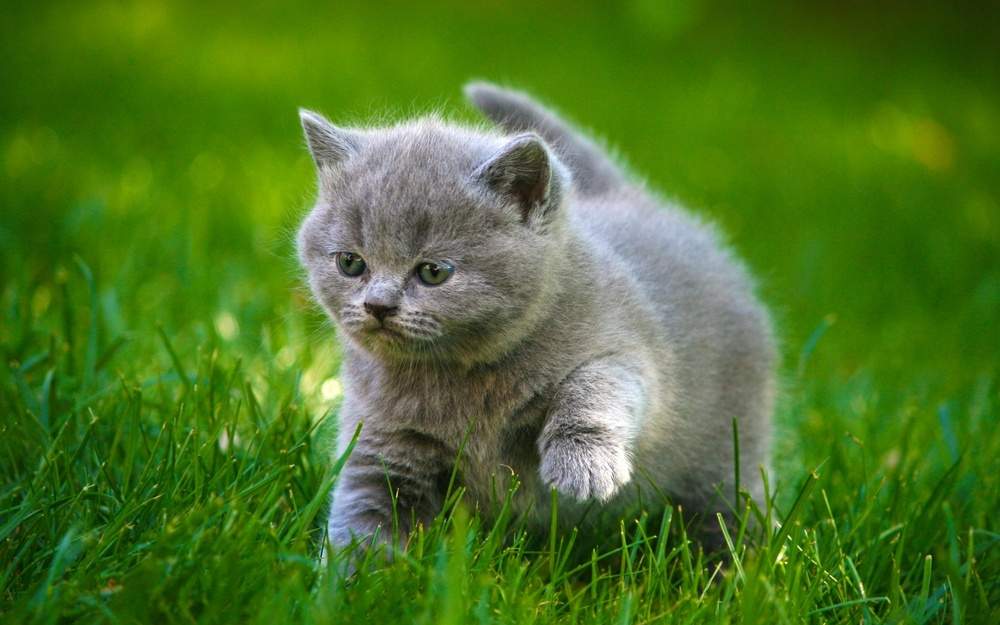
#> input picture sem5/OIIS/LW4/3.jpg, 1000 x 625 px, shrunk from 2048 x 1280 before the run
$ python main.py
#> lines starting #> are read from the running program, lines starting #| are printed output that depends on the picture; after the words box and inside, x2 and y2 are one past the last pixel; in counts of white or black regions, pixels touching at a corner belong together
import cv2

# Загрузка изображения
image = cv2.imread('3.jpg')
#> image is the input picture: shape (625, 1000, 3); mean B, G, R 39, 116.5, 77

# Преобразование в оттенки серого
gray = cv2.cvtColor(image, cv2.COLOR_BGR2GRAY)
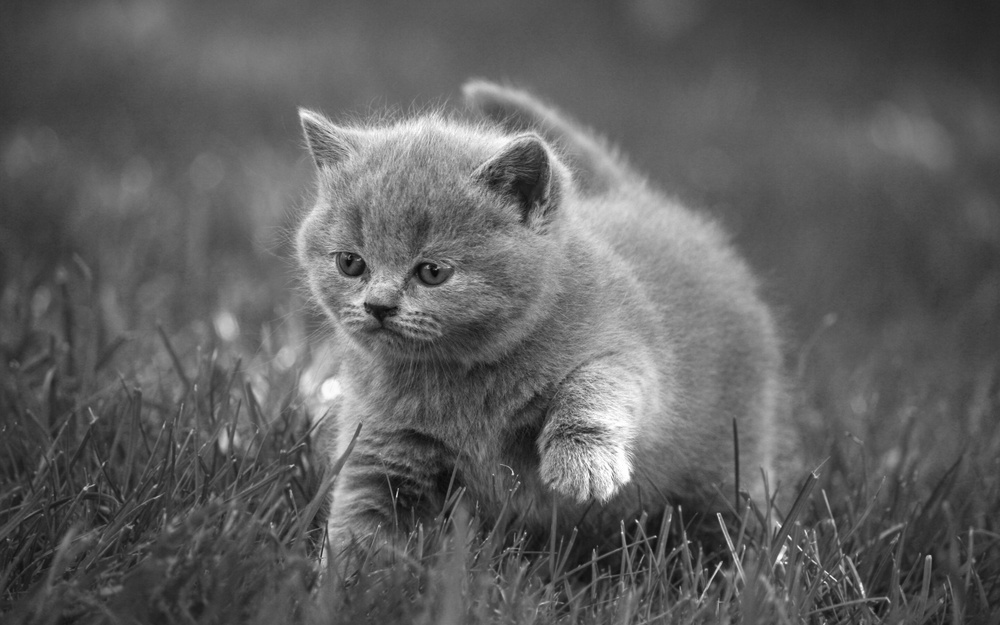
#> gray: shape (625, 1000); min 7, max 255, mean 95.9

# Применение гауссова размытия для уменьшения шума
blur = cv2.GaussianBlur(gray, (5, 5), 0)

# Применение детектора Кэнни для поиска границ
edges = cv2.Canny(blur, threshold1=100, threshold2=200)
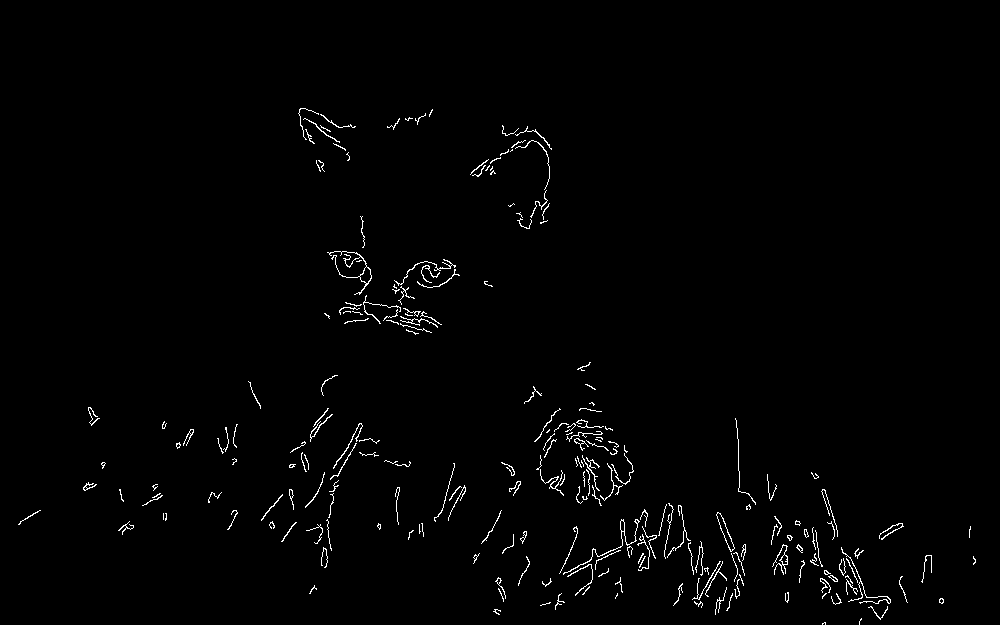
#> edges: shape (625, 1000); 1.3% white in thin lines or dots, all inside (x1, y1, x2, y2) = (18, 108, 976, 625)

# Сохранение результата в файл
cv2.imwrite('res.jpg', edges)

$ run again, with sem5/OIIS/LW4/1.png saved as sem5/OIIS/LW4/3.jpg
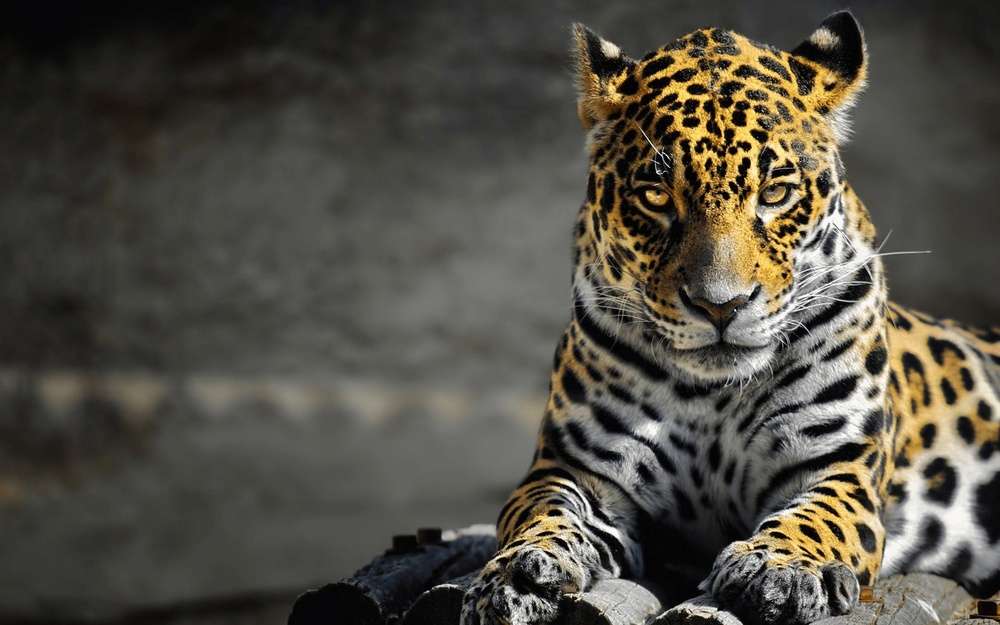
#> input picture sem5/OIIS/LW4/1.png, 1000 x 625 px, shrunk from 1920 x 1200 before the run
#> image is the input picture: shape (625, 1000, 3); mean B, G, R 68.1, 77.9, 81.5
#> `gray = cv2.cvtColor(image, cv2.COLOR_BGR2GRAY)`:
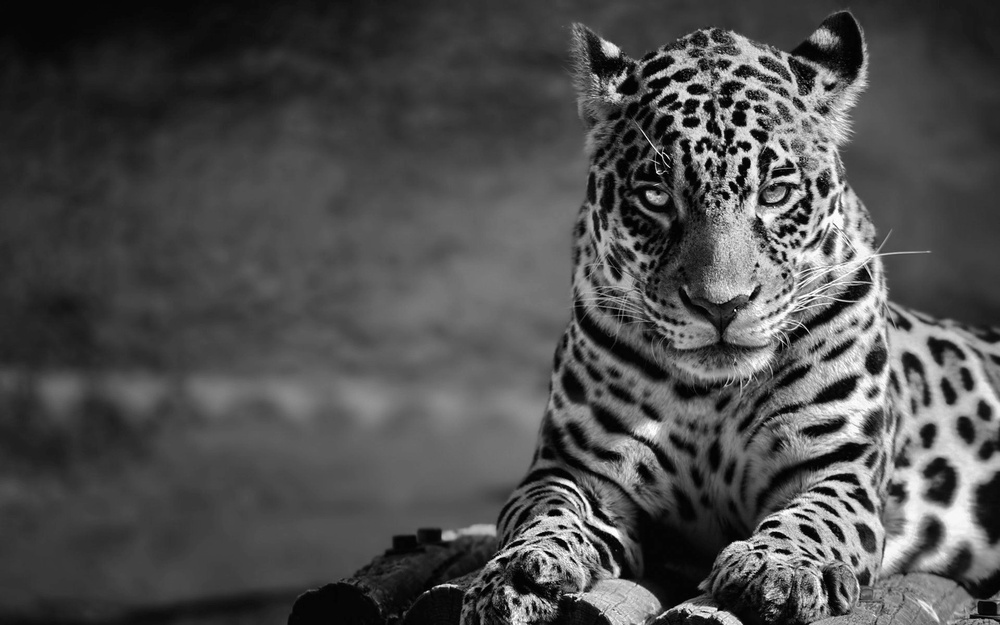
#> gray: shape (625, 1000); min 0, max 255, mean 77.8
#> `edges = cv2.Canny(blur, threshold1=100, threshold2=200)`:
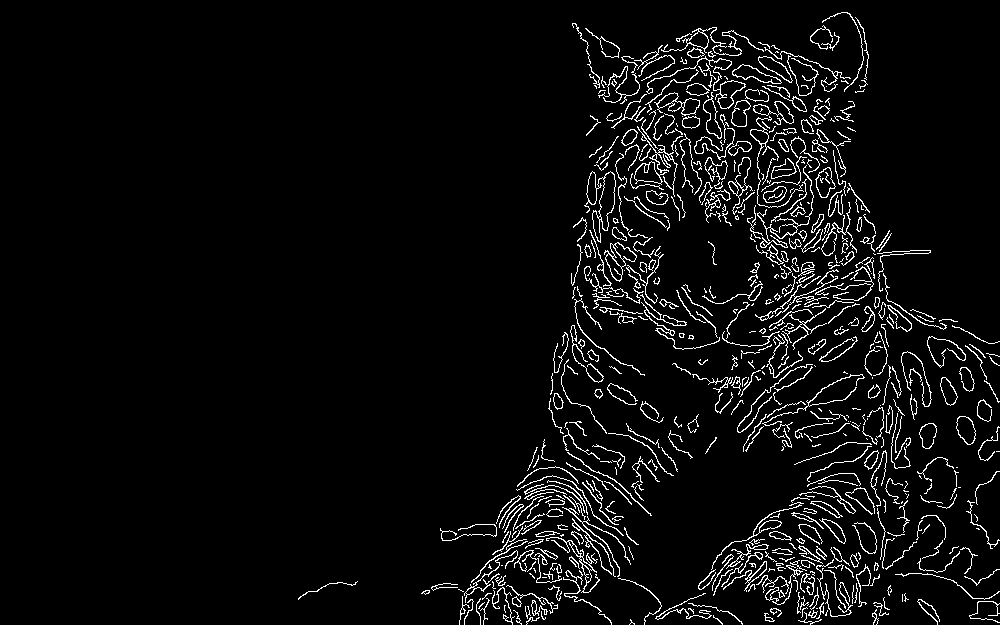
#> edges: shape (625, 1000); 4.8% white in thin lines or dots, all inside (x1, y1, x2, y2) = (298, 12, 1000, 625)
